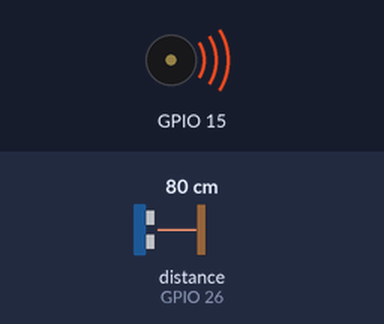
Bench run of a sketch on a simulated ESP32. Shown: buzzer (waves = sounding). Wiring (inferred from the names in the program): ultrasonic range finder: trigger GPIO 25; echo GPIO 26. The test bench sets the inputs (shaded band); at power-on: distance to the obstacle (sensor on GPIO 26) 80 cm. The echo pulse lasts 58.3 µs per cm; what the sketch prints to the serial monitor is not drawn.

Above: at 0.1 s.
Timing chart, 0 to 1.6 s (numbered marks = the images above):
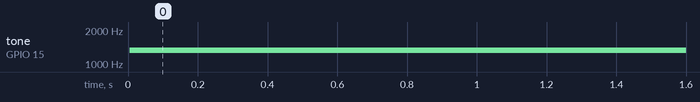

Measured:
- by itself, tone on GPIO 15: silent → 1318 Hz at 0.01 s

The sketch:

Parking_Sensor.ino
```cpp
const int TrigPin = 25;
const int EchoPin = 26;

int timer;

uint8_t octave = 6;

float duration;
float distance_cm;

void setup() {

  // Open the communication channel between computer and microcontroller
  Serial.begin (115200);

   ledcSetup(0, 1E5, 12);
   ledcAttachPin(15, 0); // Change 25 to 26 as required

   // set up Trig pin as an OUTPUT (Emitter)
  pinMode(TrigPin, OUTPUT);

  // set up the Echo pin to INPUT (receiver)
  pinMode(EchoPin, INPUT);

}

void loop() {
  // generate 10-microsecond pulse to Trig pin.
  //Remember a microsecond is one millionth of a second.
  digitalWrite(TrigPin, HIGH);
  delayMicroseconds(10);
  digitalWrite(TrigPin, LOW);

  // measure duration of pulse from ECHO pin
  duration = pulseIn(EchoPin, HIGH);

  // calculate the distance.  0.017 is the speed of sound in microseconds/2
  // the division is necessary as 'duration' will record the time there and back)
  distance_cm = duration * 0.017;

  // print the value to Serial Monitor
  Serial.print("distance: ");
  Serial.print(distance_cm);
  Serial.println(" cm");

  // add in a short delay so we can see the difference before it changes
//  delay(300);

ledcWriteNote(0, NOTE_E, octave);
delay(50);
//digitalWrite(buzzer, HIGH);
//delay(50);
ledcWrite(0, 0);
//digitalWrite(buzzer, LOW);


if (distance_cm > 300) {distance_cm == 30; }

else {timer = distance_cm * 10;}

delay(timer);


}
```
